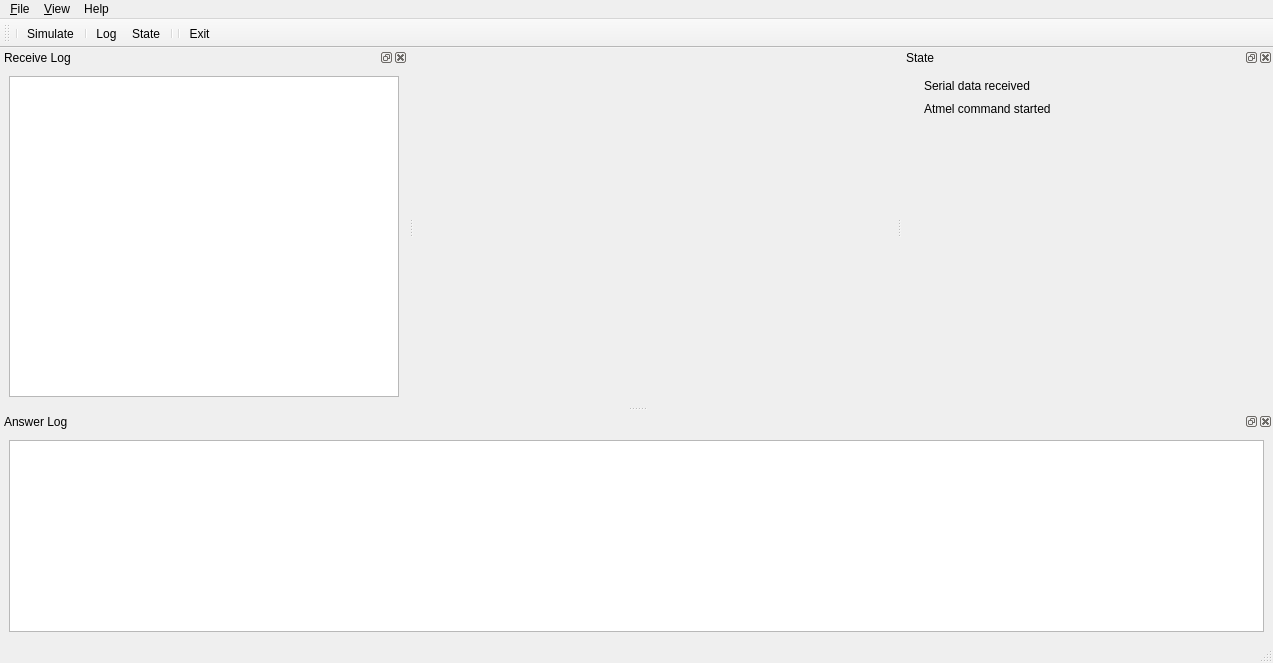
<?xml version="1.0" encoding="UTF-8"?>
<ui version="4.0">
 <class>mainWindow</class>
 <widget class="QMainWindow" name="mainWindow">
  <property name="geometry">
   <rect>
    <x>0</x>
    <y>0</y>
    <width>1273</width>
    <height>663</height>
   </rect>
  </property>
  <property name="windowTitle">
   <string>direcs - avrsim</string>
  </property>
  <property name="windowIcon">
   <iconset resource="../direcsAvrsim.qrc">
    <normaloff>:/images/images/media-flash.png</normaloff>:/images/images/media-flash.png</iconset>
  </property>
  <property name="dockNestingEnabled">
   <bool>true</bool>
  </property>
  <property name="dockOptions">
   <set>QMainWindow::AllowNestedDocks|QMainWindow::AllowTabbedDocks|QMainWindow::AnimatedDocks</set>
  </property>
  <widget class="QWidget" name="centralWidget">
   <layout class="QGridLayout" name="gridLayout_4">
    <item row="0" column="0">
     <layout class="QVBoxLayout" name="verticalLayout">
      <item>
       <widget class="QLabel" name="label_2">
        <property name="text">
         <string/>
        </property>
        <property name="pixmap">
         <pixmap resource="../direcsAvrsim.qrc">:/images/images/media-flash.png</pixmap>
        </property>
        <property name="alignment">
         <set>Qt::AlignCenter</set>
        </property>
       </widget>
      </item>
     </layout>
    </item>
   </layout>
  </widget>
  <widget class="QMenuBar" name="menubar">
   <property name="geometry">
    <rect>
     <x>0</x>
     <y>0</y>
     <width>1273</width>
     <height>22</height>
    </rect>
   </property>
   <widget class="QMenu" name="menuFile">
    <property name="title">
     <string>&amp;File</string>
    </property>
    <addaction name="actionSimulate"/>
    <addaction name="separator"/>
    <addaction name="actionExit"/>
   </widget>
   <widget class="QMenu" name="menuView">
    <property name="title">
     <string>&amp;View</string>
    </property>
    <addaction name="separator"/>
    <addaction name="actionLog"/>
    <addaction name="separator"/>
    <addaction name="actionState"/>
   </widget>
   <widget class="QMenu" name="menuHelp">
    <property name="title">
     <string>Help</string>
    </property>
   </widget>
   <addaction name="menuFile"/>
   <addaction name="menuView"/>
   <addaction name="menuHelp"/>
  </widget>
  <widget class="QStatusBar" name="statusbar"/>
  <widget class="QToolBar" name="toolBar">
   <property name="windowTitle">
    <string>toolBar</string>
   </property>
   <property name="iconSize">
    <size>
     <width>24</width>
     <height>24</height>
    </size>
   </property>
   <attribute name="toolBarArea">
    <enum>TopToolBarArea</enum>
   </attribute>
   <attribute name="toolBarBreak">
    <bool>false</bool>
   </attribute>
   <addaction name="separator"/>
   <addaction name="actionSimulate"/>
   <addaction name="separator"/>
   <addaction name="actionLog"/>
   <addaction name="actionState"/>
   <addaction name="separator"/>
   <addaction name="separator"/>
   <addaction name="actionExit"/>
  </widget>
  <widget class="QDockWidget" name="dockState">
   <property name="windowTitle">
    <string>State</string>
   </property>
   <attribute name="dockWidgetArea">
    <number>2</number>
   </attribute>
   <widget class="QWidget" name="dockWidgetContents_2">
    <layout class="QGridLayout" name="gridLayout_2">
     <item row="0" column="0">
      <layout class="QGridLayout" name="gridLayout">
       <item row="0" column="0">
        <widget class="QLabel" name="lblLEDRed">
         <property name="pixmap">
          <pixmap resource="../direcsAvrsim.qrc">:/images/images/led_gray.gif</pixmap>
         </property>
        </widget>
       </item>
       <item row="0" column="1">
        <widget class="QLabel" name="label">
         <property name="minimumSize">
          <size>
           <width>300</width>
           <height>0</height>
          </size>
         </property>
         <property name="text">
          <string>Serial data received</string>
         </property>
        </widget>
       </item>
       <item row="1" column="0">
        <widget class="QLabel" name="lblLEDGreen">
         <property name="pixmap">
          <pixmap resource="../direcsAvrsim.qrc">:/images/images/led_gray.gif</pixmap>
         </property>
        </widget>
       </item>
       <item row="1" column="1">
        <widget class="QLabel" name="label_3">
         <property name="minimumSize">
          <size>
           <width>300</width>
           <height>0</height>
          </size>
         </property>
         <property name="text">
          <string>Atmel command started</string>
         </property>
        </widget>
       </item>
       <item row="0" column="2">
        <spacer name="horizontalSpacer">
         <property name="orientation">
          <enum>Qt::Horizontal</enum>
         </property>
         <property name="sizeHint" stdset="0">
          <size>
           <width>40</width>
           <height>20</height>
          </size>
         </property>
        </spacer>
       </item>
      </layout>
     </item>
     <item row="1" column="0">
      <spacer name="verticalSpacer_3">
       <property name="orientation">
        <enum>Qt::Vertical</enum>
       </property>
       <property name="sizeHint" stdset="0">
        <size>
         <width>20</width>
         <height>40</height>
        </size>
       </property>
      </spacer>
     </item>
     <item row="2" column="0">
      <layout class="QHBoxLayout" name="horizontalLayout">
       <item>
        <layout class="QVBoxLayout" name="verticalLayout_2">
         <item>
          <widget class="QLabel" name="lblRelais">
           <property name="maximumSize">
            <size>
             <width>120</width>
             <height>100</height>
            </size>
           </property>
           <property name="text">
            <string/>
           </property>
           <property name="pixmap">
            <pixmap resource="../direcsAvrsim.qrc">:/images/images/relais_off.png</pixmap>
           </property>
           <property name="scaledContents">
            <bool>true</bool>
           </property>
          </widget>
         </item>
        </layout>
       </item>
       <item>
        <layout class="QVBoxLayout" name="verticalLayout_3">
         <item>
          <spacer name="verticalSpacer_2">
           <property name="orientation">
            <enum>Qt::Vertical</enum>
           </property>
           <property name="sizeHint" stdset="0">
            <size>
             <width>20</width>
             <height>40</height>
            </size>
           </property>
          </spacer>
         </item>
         <item>
          <widget class="QLabel" name="lblFlashlight">
           <property name="text">
            <string/>
           </property>
           <property name="pixmap">
            <pixmap resource="../direcsAvrsim.qrc">:/images/images/strobo_off.png</pixmap>
           </property>
           <property name="scaledContents">
            <bool>true</bool>
           </property>
          </widget>
         </item>
        </layout>
       </item>
      </layout>
     </item>
    </layout>
   </widget>
  </widget>
  <widget class="QDockWidget" name="dockLog">
   <property name="windowTitle">
    <string>Receive Log</string>
   </property>
   <attribute name="dockWidgetArea">
    <number>1</number>
   </attribute>
   <widget class="QWidget" name="dockWidgetContents_10">
    <layout class="QGridLayout" name="gridLayout_10">
     <item row="0" column="0">
      <widget class="QSplitter" name="splitter">
       <property name="orientation">
        <enum>Qt::Vertical</enum>
       </property>
       <widget class="QTextEdit" name="textEditLog">
        <property name="minimumSize">
         <size>
          <width>390</width>
          <height>0</height>
         </size>
        </property>
        <property name="font">
         <font>
          <family>Verdana</family>
         </font>
        </property>
       </widget>
      </widget>
     </item>
    </layout>
   </widget>
  </widget>
  <widget class="QDockWidget" name="dockAnswerLog">
   <property name="minimumSize">
    <size>
     <width>414</width>
     <height>200</height>
    </size>
   </property>
   <property name="windowTitle">
    <string>Answer Log</string>
   </property>
   <attribute name="dockWidgetArea">
    <number>8</number>
   </attribute>
   <widget class="QWidget" name="dockWidgetContents">
    <layout class="QGridLayout" name="gridLayout_3">
     <item row="0" column="0">
      <widget class="QSplitter" name="splitter_2">
       <property name="orientation">
        <enum>Qt::Vertical</enum>
       </property>
       <widget class="QTextEdit" name="textEditAnswerLog">
        <property name="minimumSize">
         <size>
          <width>390</width>
          <height>0</height>
         </size>
        </property>
        <property name="font">
         <font>
          <family>Verdana</family>
         </font>
        </property>
       </widget>
      </widget>
     </item>
    </layout>
   </widget>
  </widget>
  <action name="actionExit">
   <property name="icon">
    <iconset resource="../direcsAvrsim.qrc">
     <normaloff>:/images/images/system-shutdown.png</normaloff>:/images/images/system-shutdown.png</iconset>
   </property>
   <property name="text">
    <string>E&amp;xit</string>
   </property>
   <property name="shortcut">
    <string>Alt+X</string>
   </property>
  </action>
  <action name="actionLog">
   <property name="icon">
    <iconset resource="../direcsAvrsim.qrc">
     <normaloff>:/images/images/text-plain.png</normaloff>:/images/images/text-plain.png</iconset>
   </property>
   <property name="text">
    <string>Log</string>
   </property>
  </action>
  <action name="actionSimulate">
   <property name="checkable">
    <bool>true</bool>
   </property>
   <property name="icon">
    <iconset resource="../direcsAvrsim.qrc">
     <normaloff>:/images/images/utilities-system-monitor.png</normaloff>:/images/images/utilities-system-monitor.png</iconset>
   </property>
   <property name="text">
    <string>Simulate</string>
   </property>
   <property name="shortcut">
    <string>Ctrl+S</string>
   </property>
  </action>
  <action name="actionState">
   <property name="icon">
    <iconset resource="../direcsAvrsim.qrc">
     <normaloff>:/images/images/led_green.gif</normaloff>:/images/images/led_green.gif</iconset>
   </property>
   <property name="text">
    <string>State</string>
   </property>
   <property name="toolTip">
    <string>State</string>
   </property>
  </action>
 </widget>
 <resources>
  <include location="../direcsAvrsim.qrc"/>
 </resources>
 <connections/>
</ui>
